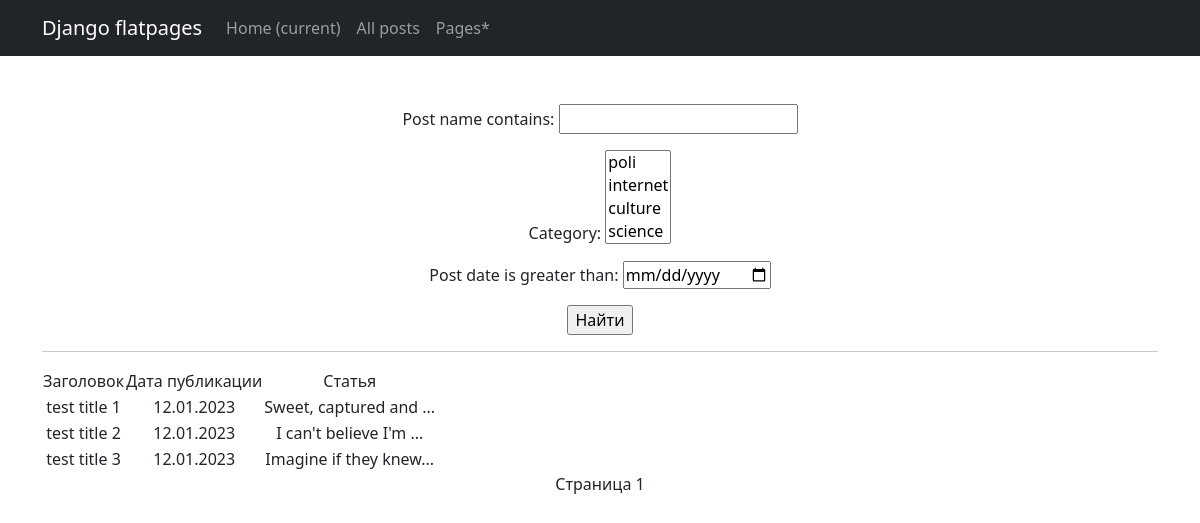
The page /news/search/ on the database as committed earlier.
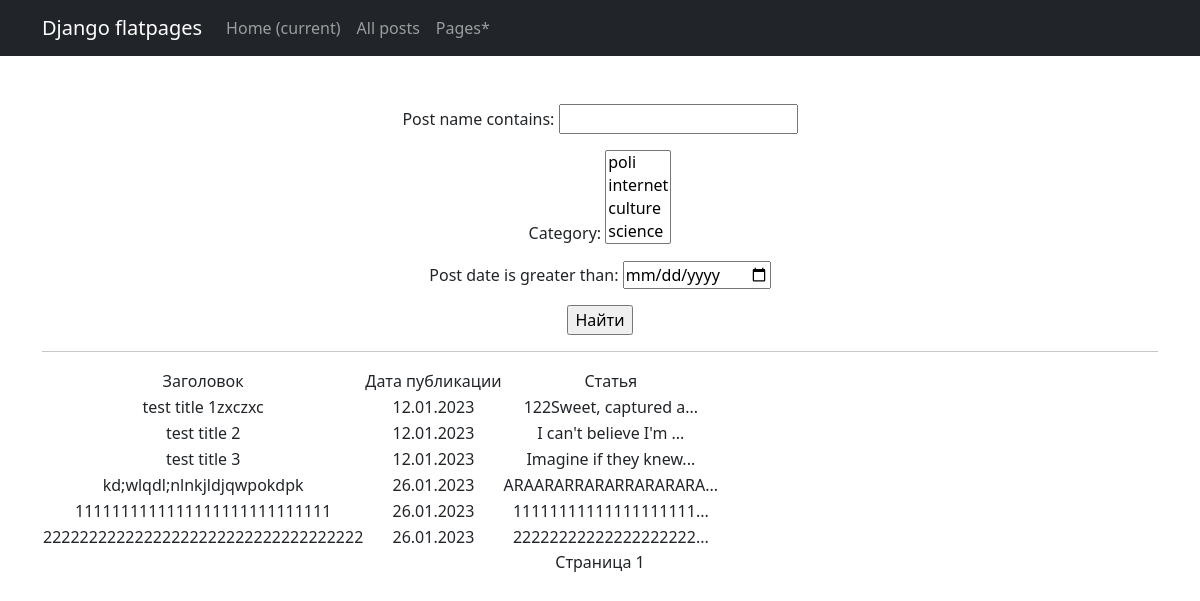
The same page on the database as committed later.
### NewsSJ/models.py (models this page shows, shortened)
class Post(models.Model):
    ARTICLE = 'AR'
    NEWS = 'NW'
    PUBLICATION_TYPE = (
        (ARTICLE, 'Статья'),
        (NEWS, 'Новость'),
    )
    publication_type = models.CharField(max_length=2, choices=PUBLICATION_TYPE)
    post_title = models.CharField('Post name', max_length=256)
    time_in = models.DateTimeField('Post date', auto_now_add=True)
    category = models.ManyToManyField("Category", through='PostCategory')
    post_text = models.TextField('Post text')
    rating = models.SmallIntegerField('Post rating', default=0)
    author = models.ForeignKey(Author, on_delete=models.CASCADE)
    def preview(self):
        preview = self.post_text[:20] + '...'
        return preview
    def norm_date(self):
        return self.time_in.strftime('%d.%m.%Y')

### NewsSJ/views.py (the view)
# urls.py: path('news/search/', PostSearch.as_view(), name='posts_search'),
class PostSearch(ListView):
    model = Post
    ordering = 'time_in'
    template_name = 'search.html'
    context_object_name = 'news'
    paginate_by = 10
    def get_queryset(self):
        queryset = super().get_queryset()
        self.filterset = PostFilter(self.request.GET, queryset)
        return self.filterset.qs
    def get_context_data(self, **kwargs):
        context = super().get_context_data(**kwargs)
        context['filterset'] = self.filterset
        return context

### NewsSJ/models.py (called while the page is built)
    def __str__(self):
        return self.name

### templates/search.html (shortened to what this page needs)
{% extends 'flatpages/default.html' %}
{% load custom_filters %}
{% block content %}
   <form action="" method="get">
       {{ filterset.form.as_p }}
       <input type="submit" value="Найти" />
   </form>
<hr>
   {% if news %}
       <table>
           <tr>
               <td>Заголовок</td>
               <td>Дата публикации</td>
               <td>Статья</td>
           </tr>
           {% for new in news %}
           <tr>
               <td>{{ new.post_title }}</td>
               <td>{{ new.norm_date }}</td>
               <td>{{ new.preview }}</td>
           </tr>
           {% endfor %}
       </table>
   {% else %}
       <h2>Новостей нет!</h2>
   {% endif %}
    <span class="current">
        Страница {{ page_obj.number }}
    </span>
{% endblock content %}

Rows that differ between the two databases and show on the page:
changed Post: post_title "test title 1" → "test title 1zxczxc"; preview "Sweet, captured and ..." → "122Sweet, captured a..."
added Post: post_title "kd;wlqdl;nlnkjldjqwpokdpk", norm_date "26.01.2023", preview "ARAARARRARARRARARARA..."
added Post: post_title "1111111111111111111111111111", norm_date "26.01.2023", preview "11111111111111111111..."
added Post: post_title "22222222222222222222222222222222222", norm_date "26.01.2023", preview "22222222222222222222..."
